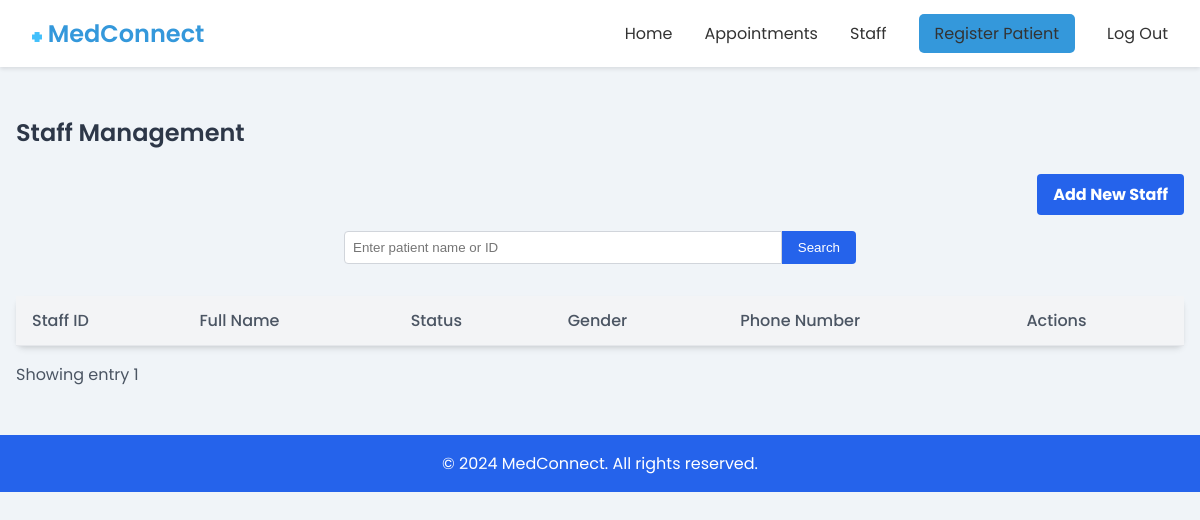
Page /staff_management/ (signed in) on the earlier database version.
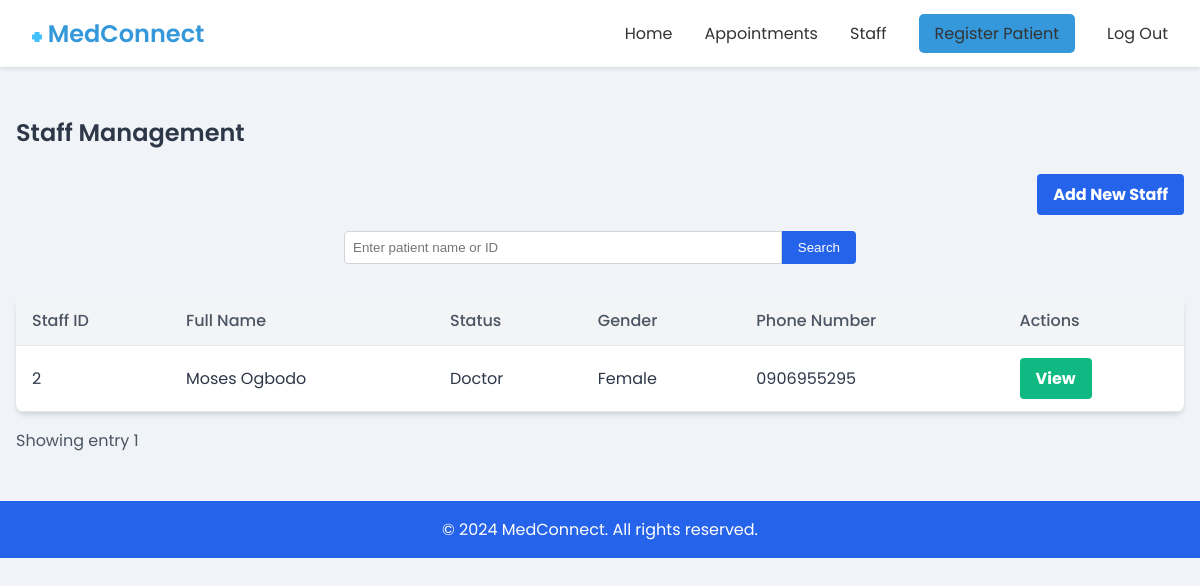
Same page on the later database version.
### medconnect_core/models.py (models this page shows, shortened)
class PatientProfile(models.Model):
    user = models.OneToOneField(User, on_delete=models.CASCADE,null=True)
    date_of_birth = models.DateField(blank=True, null=True)
    gender = models.CharField(max_length=10, choices=[('Male', 'Male'), ('Female', 'Female')], blank=True, null=True)
    blood_type = models.CharField(max_length=2, choices=[('AA', 'AA'), ('AS', 'AS'), ('SS', 'SS')], blank=True, null=True)
    phone_number = models.CharField(max_length=15, blank=True, null=True)
    address = models.TextField(blank=True, null=True)
    emergency_contact_name = models.CharField(max_length=100, blank=True, null=True)
    emergency_contact_number = models.CharField(max_length=15, blank=True, null=True)
    allergies = models.CharField(max_length=255, blank=True, null=True)
    medical_history = models.TextField(blank=True, null=True)
    current_medications = models.TextField(blank=True, null=True)
    insurance_provider = models.CharField(max_length=100, blank=True, null=True)
    insurance_policy_number = models.CharField(max_length=100, blank=True, null=True)
    additional_information = models.TextField(blank=True, null=True)
    next_of_kin = models.CharField(max_length=100, blank=True, null=True)
    marital_status = models.CharField(max_length=10, choices=[('Single', 'Single'), ('Married', 'Married'), ('Divorced', 'Divorced')], blank=True, null=True)
    occupation = models.CharField(max_length=100, blank=True, null=True)
    smoking_status = models.CharField(max_length=100, blank=True, null=True)
    alcohol_consumption = models.CharField(max_length=100, blank=True, null=True)
    is_staff=models.BooleanField(null=True,default=False)
    status= models.CharField(null=True, max_length=100,choices=[
        ('Patient', "Patient")  ,
          ('Doctor', "Doctor"),
          ('Admin', "Admin"),
        ('Nurse', "Nurse")
    ],default="Nurse", blank=True)

### medconnect_core/views.py (the view, shortened to what this page needs)
# urls.py: path("staff_management/", staff_management, name="staff_management"),
def staff_management(request):
    if request.user.is_authenticated:
        staff=PatientProfile.objects.filter(is_staff=True)
        p=Paginator(staff,6)
        page_number=request.GET.get('page')
        try:
            staff=p.get_page(page_number)
        except PageNotAnInteger:
            staff=p.page(1)#if pnumber isnt int assign to firstpaage
        except EmptyPage:
            staff=p.page(p.num_pages)
        return render(request, "core/staff_management.html", {"staff":staff
                                                              })
    else:
        messages.success(request, "Please login first")
        return redirect("staff_login")

### medconnect_core/templates/core/staff_management.html (shortened to what this page needs)
<!DOCTYPE html>
<html lang="en">
<head>
</head>
<body>
    {% include "core/nav.html" %}
    <main class="container">
        <h2>Staff Management</h2>
        <div class="flex-end">
            <a href="{% url 'staff_signup' %}" class="button button-blue">Add New Staff</a>
        </div>
        <form class="search-form"  method="post">
            <input type="text" id="search" name="search" placeholder="Enter patient name or ID" class="search-input">
            <button type="submit" class="search-button">Search</button>
        </form>
        <table>
            <thead>
                <tr>
                    <th>Staff ID</th>
                    <th>Full Name</th>
                    <th>Status</th>
                    <th>Gender</th>
                    <th>Phone Number</th>
                    <th>Actions</th>
                </tr>
            </thead>
            <tbody>
                {% for staff in staff.object_list %}
                <tr>
                    <td>{{staff.user.id}}</td>
                    <td>{{staff.user.first_name}} {{staff.user.last_name}}</td>
                    <td>{{staff.status}}</td>
                    <td>{{staff.gender}}</td>
                    <td>{{staff.phone_number}}</td>
                    <td>
                        <a href="{% url 'staff_view' staff.user.id %}" class="button button-green">View</a>
                    </td>
                </tr>
                 {% endfor %}
            </tbody>
        </table>
        <div class="pagination">
            <div class="pagination-info">
                <span>Showing entry {{staff.number}} </span>
            </div>
        </div>
    </main>
    <footer>
        <div class="container">
            <p>&copy; 2024 MedConnect. All rights reserved.</p>
        </div>
    </footer>
</body>
</html>

Differences in the rows shown:
added PatientProfile: user.id "2", user.first_name "Moses", user.last_name "Ogbodo", status "Doctor", gender "Female", phone_number "0906955295"
